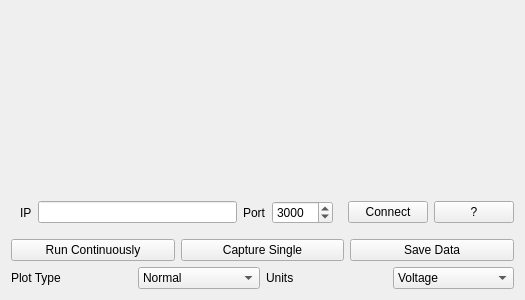
<?xml version="1.0" encoding="UTF-8"?>
<ui version="4.0">
 <class>MainWindow</class>
 <widget class="QWidget" name="MainWindow">
  <property name="geometry">
   <rect>
    <x>0</x>
    <y>0</y>
    <width>525</width>
    <height>300</height>
   </rect>
  </property>
  <property name="windowTitle">
   <string>P1255 Oscilloscope GUI</string>
  </property>
  <layout class="QVBoxLayout" name="verticalLayout">
   <item>
    <widget class="QWidget" name="plot_placeholder" native="true">
     <property name="sizePolicy">
      <sizepolicy hsizetype="Preferred" vsizetype="Preferred">
       <horstretch>0</horstretch>
       <verstretch>1</verstretch>
      </sizepolicy>
     </property>
    </widget>
   </item>
   <item>
    <layout class="QHBoxLayout" name="horizontalLayout">
     <item>
      <widget class="QStackedWidget" name="connection_stack">
       <property name="currentIndex">
        <number>0</number>
       </property>
       <widget class="QWidget" name="custom_ip">
        <layout class="QHBoxLayout" name="horizontalLayout_5">
         <item>
          <widget class="QLabel" name="label">
           <property name="text">
            <string>IP</string>
           </property>
          </widget>
         </item>
         <item>
          <widget class="QLineEdit" name="ip_input"/>
         </item>
         <item>
          <widget class="QLabel" name="label_2">
           <property name="text">
            <string>Port</string>
           </property>
          </widget>
         </item>
         <item>
          <widget class="QSpinBox" name="port_input">
           <property name="minimum">
            <number>1</number>
           </property>
           <property name="maximum">
            <number>65535</number>
           </property>
           <property name="value">
            <number>3000</number>
           </property>
          </widget>
         </item>
        </layout>
       </widget>
       <widget class="QWidget" name="page_2">
        <layout class="QHBoxLayout" name="horizontalLayout_2">
         <item>
          <widget class="QLabel" name="label_3">
           <property name="text">
            <string>Device:</string>
           </property>
          </widget>
         </item>
         <item>
          <widget class="QComboBox" name="alias_combo"/>
         </item>
        </layout>
       </widget>
      </widget>
     </item>
     <item>
      <widget class="QPushButton" name="connect_button">
       <property name="text">
        <string>Connect</string>
       </property>
      </widget>
     </item>
     <item>
      <widget class="QPushButton" name="help_button">
       <property name="text">
        <string>?</string>
       </property>
      </widget>
     </item>
    </layout>
   </item>
   <item>
    <layout class="QHBoxLayout" name="horizontalLayout_4">
     <item>
      <widget class="QPushButton" name="run_button">
       <property name="text">
        <string>Run Continuously</string>
       </property>
       <property name="checkable">
        <bool>true</bool>
       </property>
      </widget>
     </item>
     <item>
      <widget class="QPushButton" name="capture_button">
       <property name="text">
        <string>Capture Single</string>
       </property>
      </widget>
     </item>
     <item>
      <widget class="QPushButton" name="save_button">
       <property name="text">
        <string>Save Data</string>
       </property>
      </widget>
     </item>
    </layout>
   </item>
   <item>
    <layout class="QHBoxLayout" name="horizontalLayout_3">
     <item>
      <widget class="QLabel" name="label_4">
       <property name="text">
        <string>Plot Type</string>
       </property>
      </widget>
     </item>
     <item>
      <widget class="QComboBox" name="display_mode_combo">
       <item>
        <property name="text">
         <string>Normal</string>
        </property>
       </item>
       <item>
        <property name="text">
         <string>X: Ch1, Y: Ch2</string>
        </property>
       </item>
       <item>
        <property name="text">
         <string>X: Ch2, Y: Ch1</string>
        </property>
       </item>
      </widget>
     </item>
     <item>
      <widget class="QLabel" name="label_5">
       <property name="text">
        <string>Units</string>
       </property>
      </widget>
     </item>
     <item>
      <widget class="QComboBox" name="unit_combo">
       <item>
        <property name="text">
         <string>Voltage</string>
        </property>
       </item>
       <item>
        <property name="text">
         <string>Divisions</string>
        </property>
       </item>
      </widget>
     </item>
    </layout>
   </item>
  </layout>
 </widget>
 <resources/>
 <connections/>
</ui>
